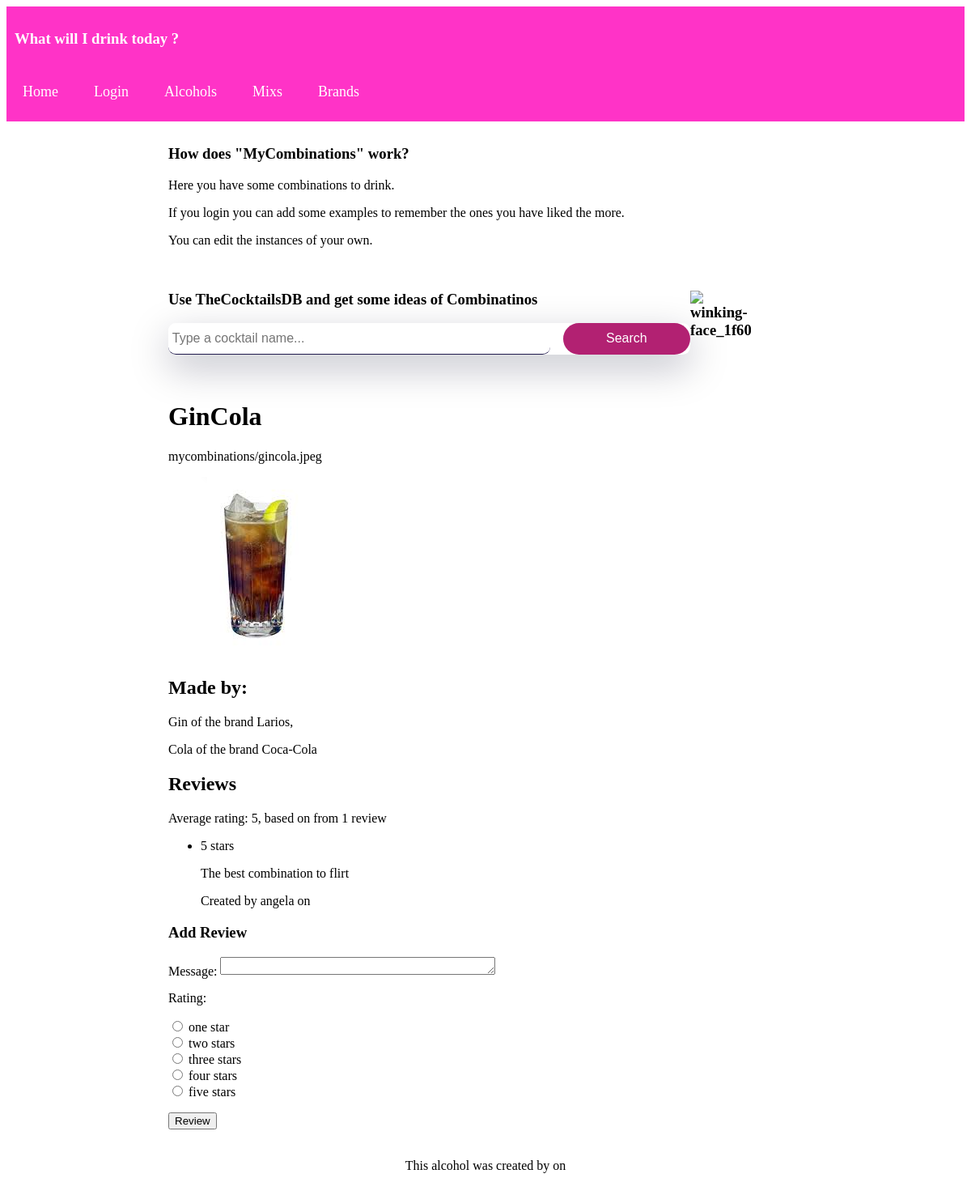
The page /mycombinations/combinations/5 on the database as committed earlier.
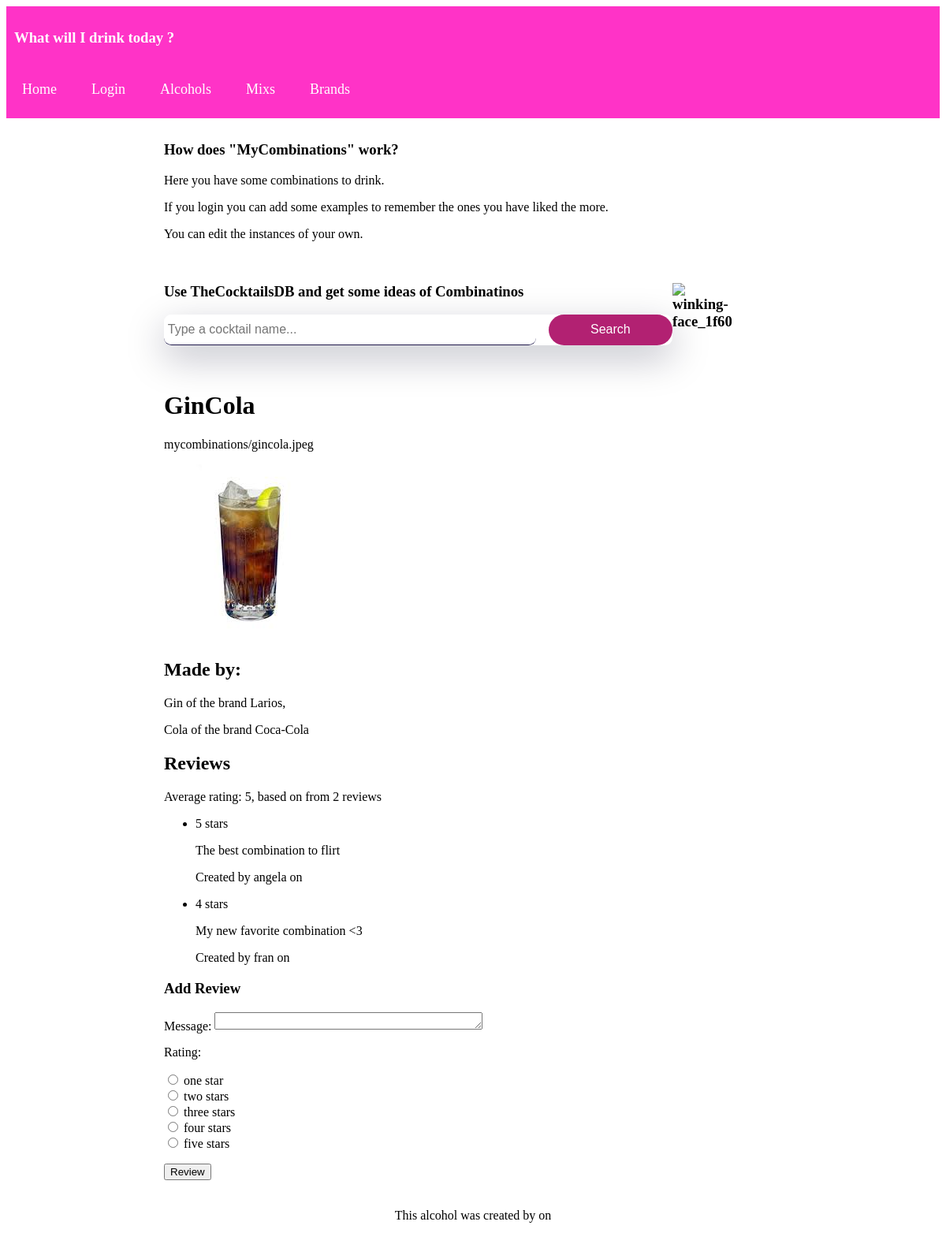
The same page on the database as committed later.
### web/models.py (models this page shows, shortened)
class Combination(models.Model):
    name = models.CharField(max_length=200)
    alcohol = models.ForeignKey(Alcohol, on_delete=models.CASCADE)
    mix = models.ForeignKey(Mix, on_delete=models.CASCADE)
    user = models.ForeignKey(User, default=1, on_delete=models.CASCADE)
    date = models.DateField(default=date.today)
    image=models.ImageField(upload_to="mycombinations", blank=True, null=True)

class Alcohol(models.Model):
    name = models.CharField(max_length=200)
    brand = models.ForeignKey(Brand, on_delete=models.CASCADE)
    user = models.ForeignKey(User, default=1, on_delete=models.CASCADE)
    date = models.DateField(default=date.today)
    image=models.ImageField(upload_to="mycombinations", blank=True, null=True)
    def __str__(self) -> str:
        return self.name+" of the brand "+self.brand.name

class Brand(models.Model):
    name = models.CharField(max_length=200)
    user = models.ForeignKey(User, default=1, on_delete=models.CASCADE)
    date = models.DateField(default=date.today)
    image=models.ImageField(upload_to="mycombinations", blank=True, null=True)
    class Type(models.IntegerChoices):
        NONE = 0
        ALCOHOL = 1
        MIX = 2
    type = models.IntegerField(choices=Type.choices, default=0)

class Mix(models.Model):
    name = models.CharField(max_length=200)
    brand = models.ForeignKey(Brand, on_delete=models.CASCADE)
    user = models.ForeignKey(User, default=1, on_delete=models.CASCADE)
    date = models.DateField(default=date.today)
    image=models.ImageField(upload_to="mycombinations", blank=True, null=True)
    def __str__(self) -> str:
        return self.name+" of the brand "+self.brand.name

class Review(models.Model):
    RATING_CHOICES = ((1, 'one'), (2, 'two'), (3, 'three'), (4, 'four'), (5, 'five'))
    rating = models.PositiveSmallIntegerField('Rating (stars)', blank=False, default=3, choices=RATING_CHOICES)
    comment = models.TextField(blank=True, null=True)
    user = models.ForeignKey(User, default=1, on_delete=models.CASCADE)
    class Meta:
        abstract = True

class CombinationReview(Review):
    combination = models.ForeignKey(Combination, on_delete=models.CASCADE)
    class Meta:
        unique_together = ("combination", "user")

### web/views.py (the view)
class CombinationDetail(DetailView):
    model = Combination
    template_name = 'web/combination_detail.html'
    def get_context_data(self, **kwargs):
        context = super(CombinationDetail, self).get_context_data(**kwargs)
        context['RATING_CHOICES'] = CombinationReview.RATING_CHOICES
        return context

### web/templates/web/combination_detail.html (shortened to what this page needs)
{% extends "web/index.html" %}
{% block content %}
<span vocab="http://schema.org" typeof="Recipe">
<h1>
    <span property="name">{{ combination.name }}</span>
</h1>
    {% if combination.image %}
    <span property="image">{{ combination.image }}</span>
    <p><img src="{{ combination.image.url }} "/></p>
    {% endif %}
    <h2>Made by:</h2>
    <span property="recipeIngredient"><p>{{ combination.alcohol }}, {{ alcohol.brand }} </p></span>
    <span property="recipeIngredient"> <p> {{ combination.mix }} {{ mix.brand }} </p></span>
<h2>Reviews</h2>
{% if combination.combinationreview_set.all|length > 0 %}
<span rel="aggregateRating">
    <p typeof="AggregateRating">
        Average rating: <span property="ratingValue">5</span>, based on
        {% with combination.combinationreview_set.all|length as reviewCount %}
            from <span property="reviewCount">{{ reviewCount }}
            </span> review{{ reviewCount|pluralize }}
        {% endwith %}
    </p>
</span>
<ul rel="review">
    {% for review in combination.combinationreview_set.all %}
        <li typeof="Review">
            <p rel="reviewRating" typeof="Rating">
                <span property="ratingValue">{{ review.rating }}</span>
                star{{ review.rating|pluralize }}
            </p>
            <p property="description">{% if review.comment %}{{ review.comment }}</p>
            <p>Created by <span property="author">{{ review.user }}</span> on
            </p>
            {% endif %}
        </li>
    {% endfor %}
</ul>
</span>
{% endif %}
<h3>Add Review</h3>
<form action="{% url 'web:review_create' combination.id %}" method="post">
    Message: <textarea name="comment" id="comment" rows="4"></textarea>
    <p>Rating:</p>
    <p>{% for rate in RATING_CHOICES %}
    <input type="radio" name="rating" id="rating{{ forloop.counter }}" value="{{ rate.0 }}" />
    <label for="choice{{ forloop.counter }}">{{ rate.1 }} star{{ rate.0|pluralize }}</label><br />
    {% endfor %}
    </p>
    <input type="submit" value="Review" />
</form>
{% endblock %}
{% block footer %}
    <p>
    <span vocab="http://schema.org" typeof="CreativeWork">
    This alcohol was created by
    on
    </span>
</p>
{% endblock %}

### web/templates/web/index.html (shortened to what this page needs)
{% load static %}
<!DOCTYPE html>
<html lang="en" prefix="schema: http://schema.org/">
<header>
    <nav>
    <h3 class="tittle">What will I drink today ?</h3>
    <ul>
      <li><a href="http://127.0.0.1:8000/"property="url">Home</a></li>
        <li>
        {% if user.is_authenticated %}
            <p>User: {{ user.username }} | <a href="{% url 'logout' %}?next={{request.path}}"property="url">logout</a></p>
        {% else %}
            <p><a href="{% url 'login' %}?next={{request.path}}"property="url">Login</a></p>
        {% endif %}
     </li>
     <li><a href="{% url 'web:alcohol_list' %}"property="url">Alcohols</a></li>
        <li><a href="{% url 'web:mix_list' %}"property="url">Mixs</a></li>
        <li><a href="{% url 'web:brand_list' %}"property="url">Brands</a></li>
    </ul>
  </nav>
    <link rel="stylesheet" href="https://code.jquery.com/ui/1.12.1/themes/smoothness/jquery-ui.css" />
    <link rel="stylesheet" href="../../static/style/base.css"/>
</header>
<body vocab="schema: http://schema.org/" typeof="WebPage">
<div id="content">
 <div class="container">
  <h3>How does "MyCombinations" work?</h3>
    <p>Here you have some combinations to drink.</p>
    <p>If you login you can add some examples to remember the ones you have liked the more.</p>
    <p>You can edit the instances of your own.</p>
    <h3 ><img src="https://s11.gifyu.com/images/winking-face_1f609.gif"  width="75" height="75" alt="winking-face_1f609.gif" align="right">Use TheCocktailsDB and get some ideas of Combinatinos</h3>
    <div class="search-container">
      <input
        type="text"
        placeholder="Type a cocktail name..."
        id="user-inp"
        value=""
      />
      <button id="search-btn">Search</button>
    </div>
    <br>
  </div>
    {% block content %}{% endblock %}
</div>
<div id="footer" typeof="schema:WebPage">
    {% block footer %}{% endblock %}
</div>
</body>
</html>

### web/static/style/base.css (style rules this page uses)
#content { margin-left: 190px; padding: 10px; }
#footer { margin: 0; padding: 10px; text-align: center; }
textarea, input[type=number], input[type=url] { height: 1.25em; width: 25em; }

### web/templates/web/index.html (style rules this page uses)
header { background-color: #FF33C7; color: #fff; padding: 10px; }
nav ul { list-style: none; margin: 0; padding: 0; }
nav li { display: inline-block; margin-right: 20px; margin-top: 10px; }
nav a { color: #fff; text-decoration: none; font-size: 18px; padding: 10px; }
.container { width: 90vw; max-width: 45em; background-color: #ffffff; border-radius: 0.6em; }
.search-container { border-radius: 0.6em; display: grid; grid-template-columns: 9fr 3fr; gap: 1em; margin-bottom: 1.2em; box-shadow: 0 1em 3em rgba(2, 9, 38, 0.25); }
.search-container input { border-radius: 0.6em; font-size: 1em; padding: 0.6em 0.3em; border: 1px #1f194c; outline: none; color: #1f194c; border-bottom: 1.5px solid #1f194c; }
.search-container button { font-size: 1em; border-radius: 2em; background-color: #B22172; border: none; outline: none; color: #ffffff; cursor: pointer; }

Rows that differ between the two databases and show on the page:
added CombinationReview: rating "4", comment "My new favorite combination <3", user "fran"
Other text that changed with them:
{{ reviewCount }}: "1" → "2"
